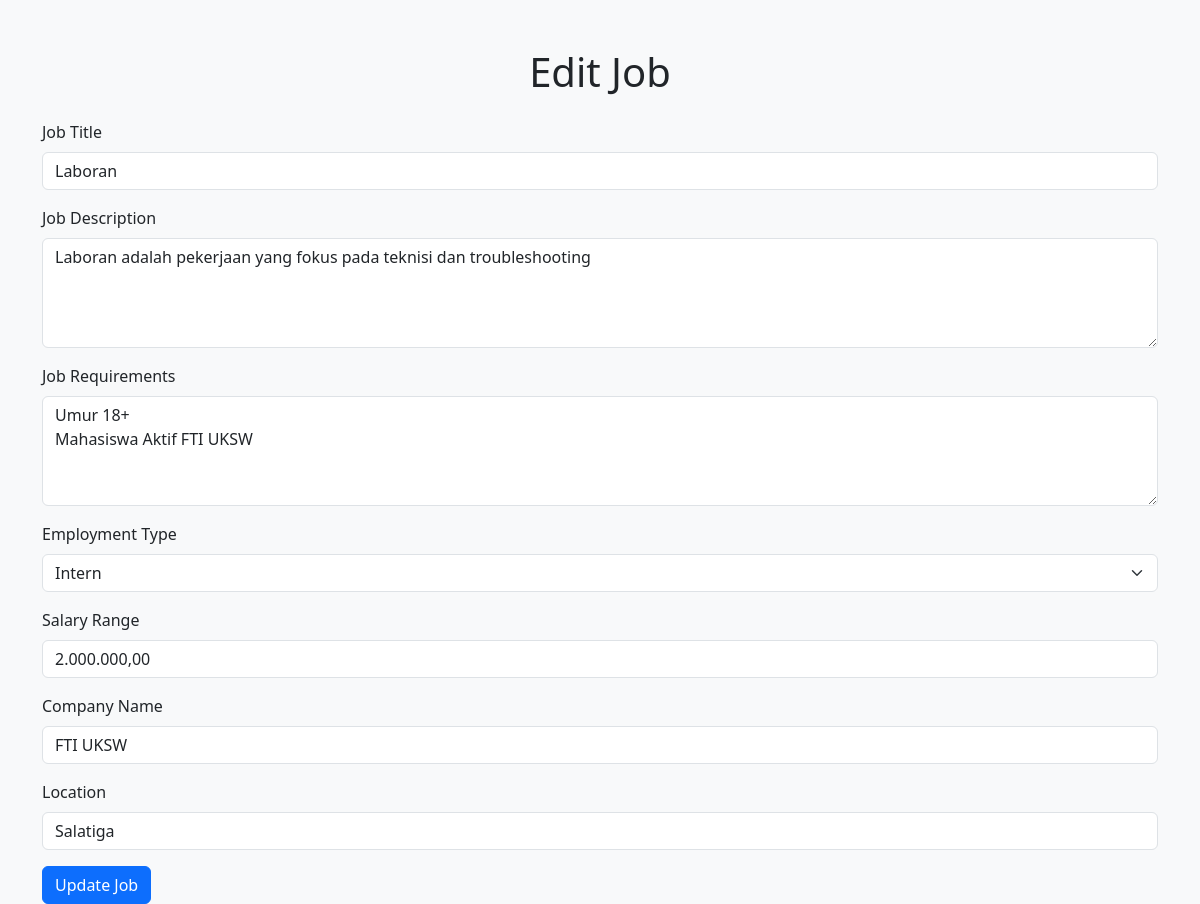
/pages/employer/edit_job.php?id=14 (signed in), run on an earlier commit of the app's database.
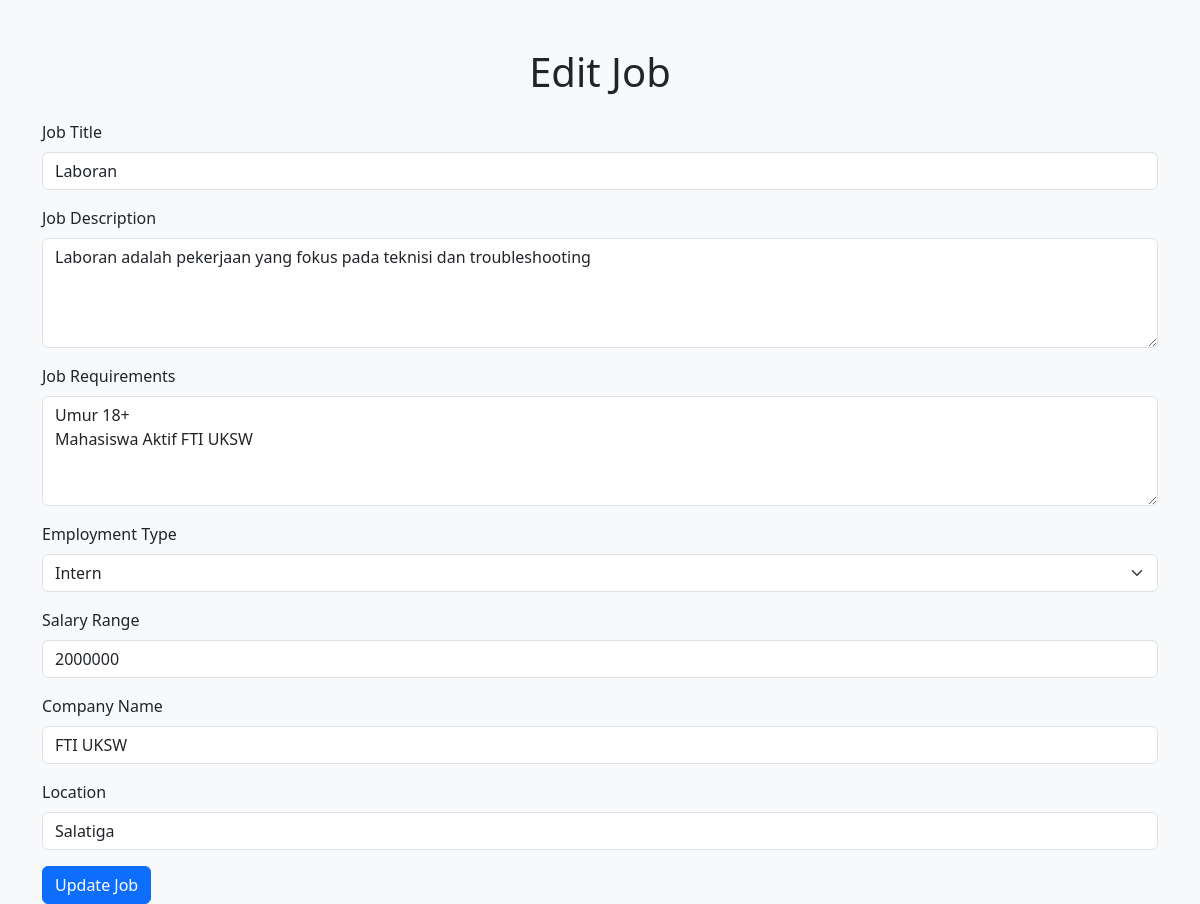
And on a later commit of the database.
### tables this page shows
CREATE TABLE `tb_jobs` (
  `id` int(11) NOT NULL,
  `title` varchar(255) NOT NULL,
  `description` text NOT NULL,
  `requirements` text NOT NULL,
  `employment_type` enum('intern','full-time') NOT NULL,
  `salary_range` varchar(100) DEFAULT NULL,
  `company_name` varchar(255) NOT NULL,
  `location` varchar(255) DEFAULT NULL,
  `created_at` timestamp NOT NULL DEFAULT current_timestamp(),
  `updated_at` timestamp NOT NULL DEFAULT current_timestamp() ON UPDATE current_timestamp(),
  `created_by` int(11) NOT NULL,
  `expired_at` timestamp NULL DEFAULT NULL,
  `status` enum('active','expired','deleted') DEFAULT 'active'
);

### pages/employer/edit_job.php (the view, shortened to what this page needs)
<?php
require '../../db.php';
$job_id = $_GET['id'] ?? 0;
$stmt = $conn->prepare("SELECT * FROM tb_jobs WHERE id = ? AND created_by = ?");
$stmt->bind_param("ii", $job_id, $_SESSION['user_id']);
$stmt->execute();
$result = $stmt->get_result();
$job = $result->fetch_assoc();
?>
<!DOCTYPE html>
<html lang="en">
<head>
    <link href="https://cdn.jsdelivr.net/npm/bootstrap@5.3.0/dist/css/bootstrap.min.css" rel="stylesheet">
</head>
<body class="bg-light">
    <div class="container mt-5">
        <h1 class="text-center mb-4">Edit Job</h1>
        <form action="update_job.php" method="POST">
            <div class="mb-3">
                <label for="title" class="form-label">Job Title</label>
                <input type="text" name="title" id="title" class="form-control" value="<?= htmlspecialchars($job['title']) ?>" required>
            </div>
            <div class="mb-3">
                <label for="description" class="form-label">Job Description</label>
                <textarea name="description" id="description" class="form-control" rows="4" required><?= htmlspecialchars($job['description']) ?></textarea>
            </div>
            <div class="mb-3">
                <label for="requirements" class="form-label">Job Requirements</label>
                <textarea name="requirements" id="requirements" class="form-control" rows="4" required><?= htmlspecialchars($job['requirements']) ?></textarea>
            </div>
            <div class="mb-3">
                <label for="employment_type" class="form-label">Employment Type</label>
                <select name="employment_type" id="employment_type" class="form-select" required>
                    <option value="intern" <?= $job['employment_type'] === 'intern' ? 'selected' : '' ?>>Intern</option>
                </select>
            </div>
            <div class="mb-3">
                <label for="salary_range" class="form-label">Salary Range</label>
                <input type="text" name="salary_range" id="salary_range" class="form-control" value="<?= htmlspecialchars($job['salary_range']) ?>">
            </div>
            <div class="mb-3">
                <label for="company_name" class="form-label">Company Name</label>
                <input type="text" name="company_name" id="company_name" class="form-control" value="<?= htmlspecialchars($job['company_name']) ?>" required>
            </div>
            <div class="mb-3">
                <label for="location" class="form-label">Location</label>
                <input type="text" name="location" id="location" class="form-control" value="<?= htmlspecialchars($job['location']) ?>">
            </div>
            <button type="submit" class="btn btn-primary">Update Job</button>
        </form>
    </div>
</body>
</html>

What changed in the data, as far as the page shows it:
changed tb_jobs "Laboran": salary_range "2.000.000,00" → "2000000"
